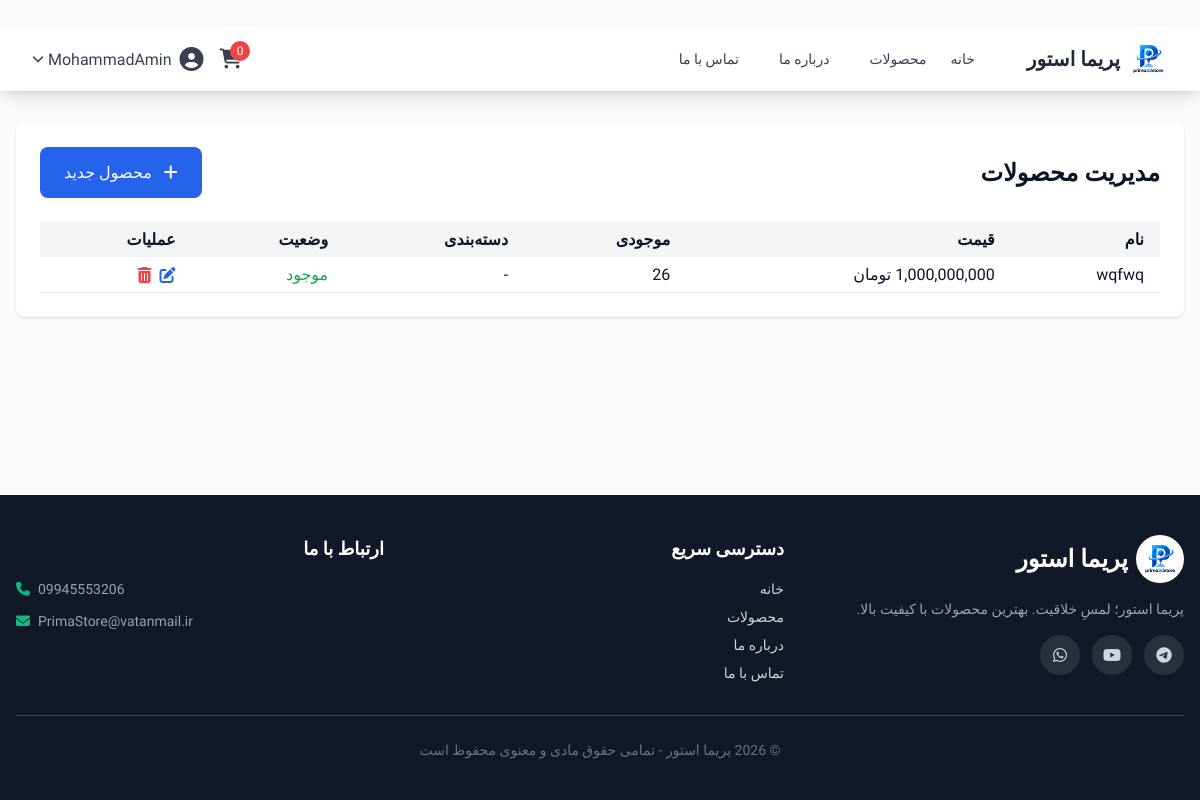
/admin/products (signed in), run on an earlier commit of the app's database.
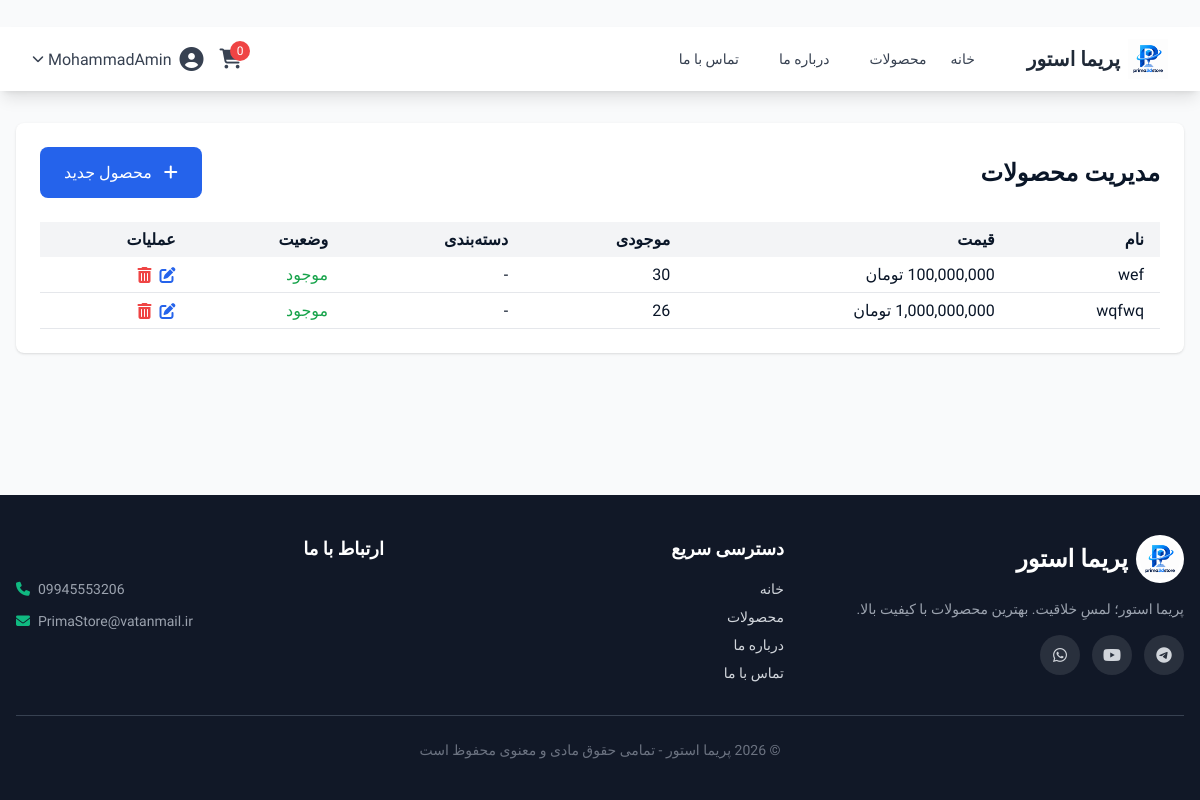
And on a later commit of the database.
### app/main.py (models this page shows)
class Product(db.Model):
    __tablename__ = 'products'
    id = db.Column(db.Integer, primary_key=True)
    name = db.Column(db.String(200), nullable=False)
    slug = db.Column(db.String(200), unique=True, nullable=False)
    description = db.Column(db.Text)
    price = db.Column(db.Numeric(10, 2), nullable=False)
    quantity = db.Column(db.Integer, default=0)
    category_id = db.Column(db.Integer, db.ForeignKey('categories.id'))
    user_id = db.Column(db.Integer, db.ForeignKey('users.id'))
    material = db.Column(db.String(100))
    color = db.Column(db.String(50), nullable=True)
    color_name = db.Column(db.String(50), nullable=True)
    is_available = db.Column(db.Boolean, default=True)
    status = db.Column(db.String(20), default='published')
    image_url = db.Column(db.String(300), nullable=True)
    discount_price = db.Column(db.Numeric(10, 2), nullable=True)
    sales_count = db.Column(db.Integer, default=0)
    view_count = db.Column(db.Integer, default=0)
    created_at = db.Column(db.DateTime, default=db.func.current_timestamp())

### app/main.py (the view)
@app.route('/admin/products')
@login_required
def admin_products():
    if not current_user.is_admin:
        flash('دسترسی غیرمجاز!', 'error')
        return redirect(url_for('index'))
    products = Product.query.order_by(Product.id.desc()).all()
    return render_template('admin/products.html', products=products)

### app/main.py (called while the page is built)
@login_manager.user_loader
def load_user(user_id):
    return User.query.get(int(user_id))

@app.template_filter('format_currency')
def format_currency(value):
    if value is None:
        return '۰ تومان'
    try:
        return f"{int(value):,} تومان"
    except:
        return '۰ تومان'

@app.context_processor
def inject_announcement():
    global announcement, announcement_link, announcement_page
    from datetime import datetime
    current_page = request.endpoint or ""
    show = False
    if announcement_page == "all":
        show = True
    elif announcement_page == "home" and current_page == "index":
        show = True
    elif announcement_page == "products" and current_page == "products":
        show = True
    elif announcement_page == "product" and current_page == "product_detail":
        show = True
    return {
        "announcement": announcement if show else None,
        "announcement_link": announcement_link if show else None,
        "now": datetime.now()
    }

### app/interfaces/templates/admin/products.html (shortened to what this page needs)
﻿{% extends "base.html" %}
{% block content %}
<div class="bg-white rounded-lg shadow p-6">
    <div class="flex justify-between items-center mb-6">
        <h1 class="text-2xl font-bold">مدیریت محصولات</h1>
        <a href="/admin/products/create" class="bg-blue-600 text-white px-6 py-3 rounded-lg hover:bg-blue-700 transition">
            <i class="fas fa-plus ml-2"></i> محصول جدید
        </a>
    </div>
    <div class="overflow-x-auto">
        <table class="w-full">
            <thead>
                <tr class="bg-gray-100">
                    <th class="px-4 py-2 text-right">نام</th>
                    <th class="px-4 py-2 text-right">قیمت</th>
                    <th class="px-4 py-2 text-right">موجودی</th>
                    <th class="px-4 py-2 text-right">دسته‌بندی</th>
                    <th class="px-4 py-2 text-right">وضعیت</th>
                    <th class="px-4 py-2 text-right">عملیات</th>
                </tr>
            </thead>
            <tbody>
                {% for product in products %}
                <tr class="border-b hover:bg-gray-50">
                    <td class="px-4 py-2">{{ product.name }}</td>
                    <td class="px-4 py-2">{{ product.price|format_currency }}</td>
                    <td class="px-4 py-2">{{ product.quantity }}</td>
                    <td class="px-4 py-2">{{ product.category.name if product.category else '-' }}</td>
                    <td class="px-4 py-2">
                        {% if product.is_available %}
                            <span class="text-green-600">موجود</span>
                        {% else %}
                            <span class="text-red-600">ناموجود</span>
                        {% endif %}
                    </td>
                    <td class="px-4 py-2">
                        <div class="flex gap-2">
                            <a href="/admin/products/edit/{{ product.id }}" class="text-blue-600 hover:text-blue-800">
                                <i class="fas fa-edit"></i>
                            </a>
                            <form action="/admin/products/delete/{{ product.id }}" method="POST"
                                  onsubmit="return confirm('آیا از حذف این محصول مطمئن هستید؟')">
                                <button type="submit" class="text-red-500 hover:text-red-700">
                                    <i class="fas fa-trash-alt"></i>
                                </button>
                            </form>
                        </div>
                    </td>
                </tr>
                {% endfor %}
            </tbody>
        </table>
    </div>
</div>
{% endblock %}

What changed in the data, as far as the page shows it:
added Product: name "wef", price "100,000,000 تومان", quantity "30", category "-", is_available "موجود"
